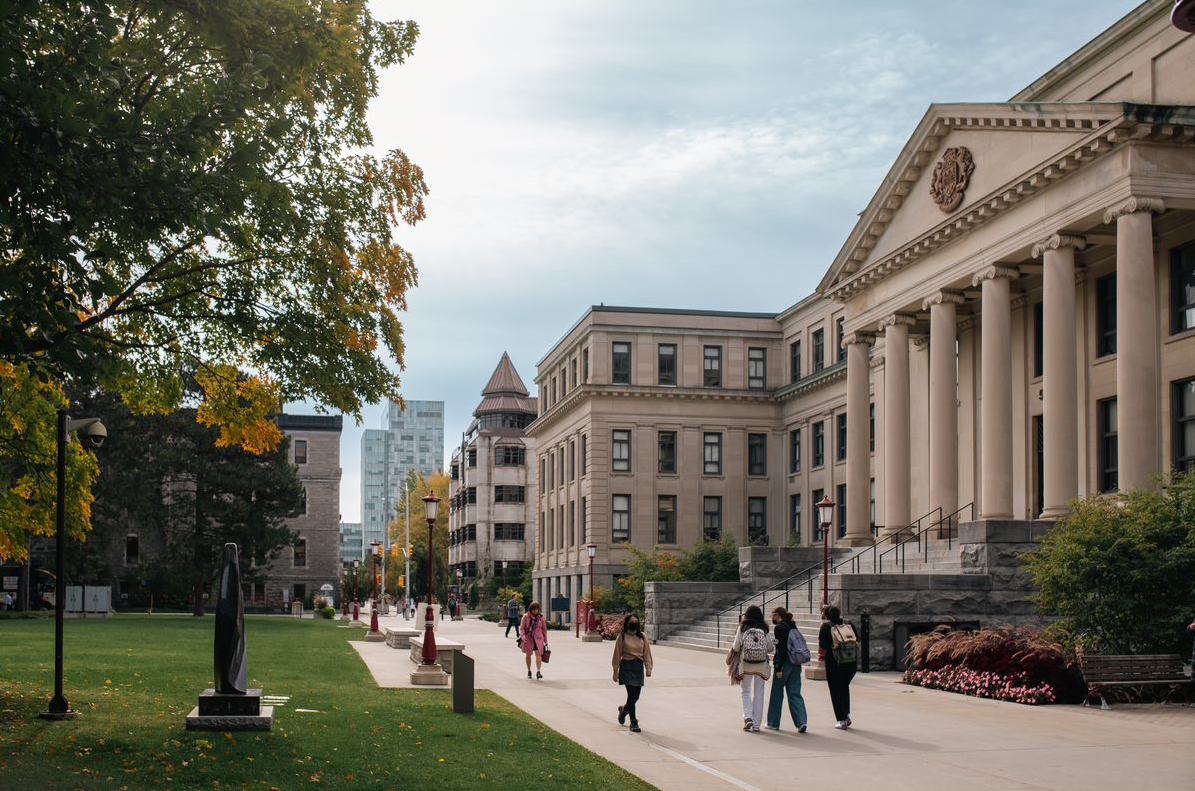
#> input picture ImageProcessing/input.png, 1195 x 791 px
$ python main.py --src_img_path input.png
#> lines starting #> are read from the running program, lines starting #| are printed output that depends on the picture
#> further down, src_img is the input picture: shape (791, 1195, 3); mean B, G, R 105.5, 116.6, 118.7
### ImageProcessing/image_converter.py
from time import sleep
import cv2 as cv
import numpy as np

class ImageConverterArgs:
	'''
		This class is a bundle of geometrical arguments used by ImageConverter class.
	'''

	def __init__(self, blur_radius, canny_threshold_1, canny_threshold_2, hough_threshold, aperture_size, min_line_length, max_line_gap, rho, theta):
		# args to get blur_img
		self.blur_radius = blur_radius
		# args to get canny_img
		self.canny_threshold_1 = canny_threshold_1
		self.canny_threshold_2 = canny_threshold_2
		self.aperture_size = aperture_size
		# args to get line_segs
		self.hough_threshold = hough_threshold
		self.min_line_length = min_line_length
		self.max_line_gap = max_line_gap
		self.rho = rho
		self.theta = theta

		self._calibrate()

	def _calibrate(self):
		'''
			Private function
		'''
		if self.blur_radius % 2 == 0:
			self.blur_radius += 1 # blur radius must be odd
		if self.aperture_size % 2 == 0:
			self.aperture_size += 1 # aperture size must be odd

class ImageConverter:
	'''
		This class is used to convert the source image to the line segments
		using OpenCV library.
	'''

	def __init__(self, src_img, args: ImageConverterArgs, debug=False):
		self.src_img = src_img
		self.args = args
		self.debug = debug

	def convert(self):
		'''
			Convert the source image to the images with line segments.
		'''
		# from src_img to gray_scale_img
		gray_scale_img = cv.cvtColor(self.src_img, cv.COLOR_RGB2GRAY)
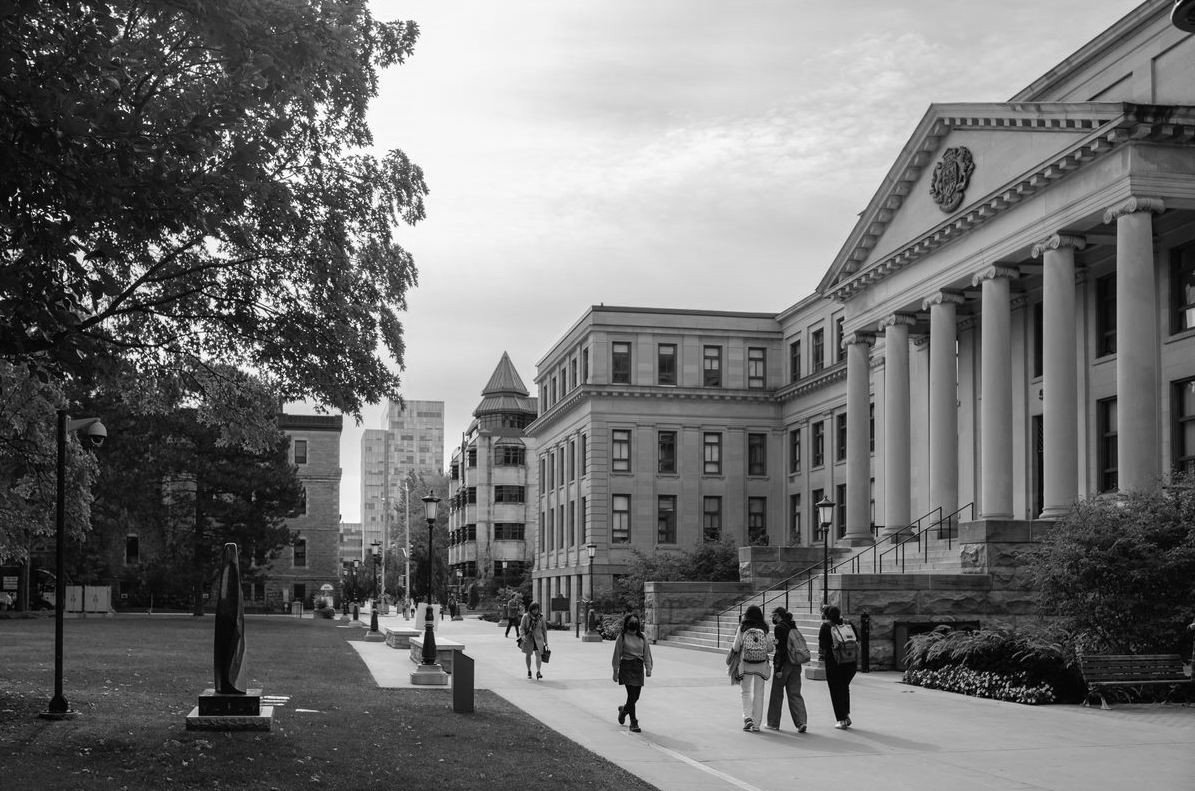
#> gray_scale_img: shape (791, 1195); min 0, max 255, mean 113.5
		if self.debug:
			cv.imshow("gray_scale_img", gray_scale_img)

		# from gray_scale_img to blur_img
		gaussian_kernal_size = (self.args.blur_radius, self.args.blur_radius)
		blur_img = cv.GaussianBlur(gray_scale_img, gaussian_kernal_size, 0)
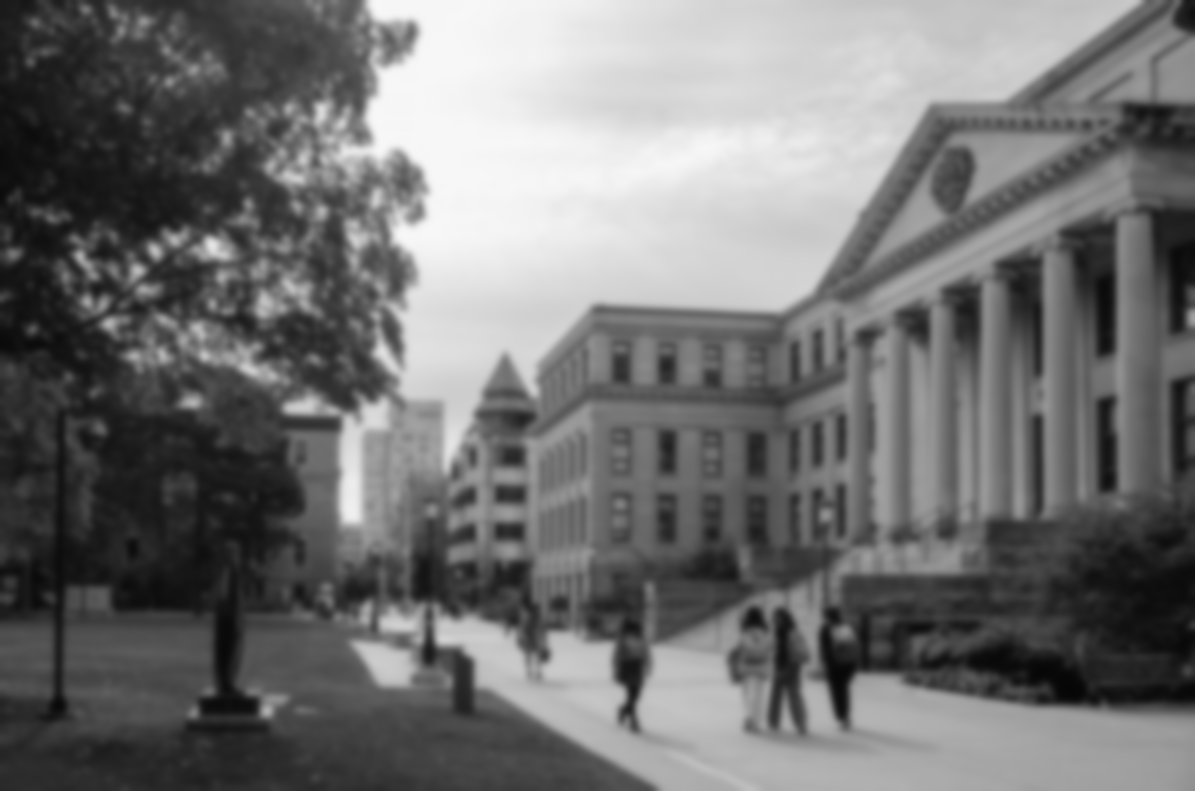
#> blur_img: shape (791, 1195); min 6, max 247, mean 113.5
		if self.debug:
			cv.imshow("blur_img", blur_img)

		# use canny edge detection to dectect edges in blur_img
		canny_img = cv.Canny(blur_img,
							 self.args.canny_threshold_1,
							 self.args.canny_threshold_2,
							 apertureSize=self.args.aperture_size)
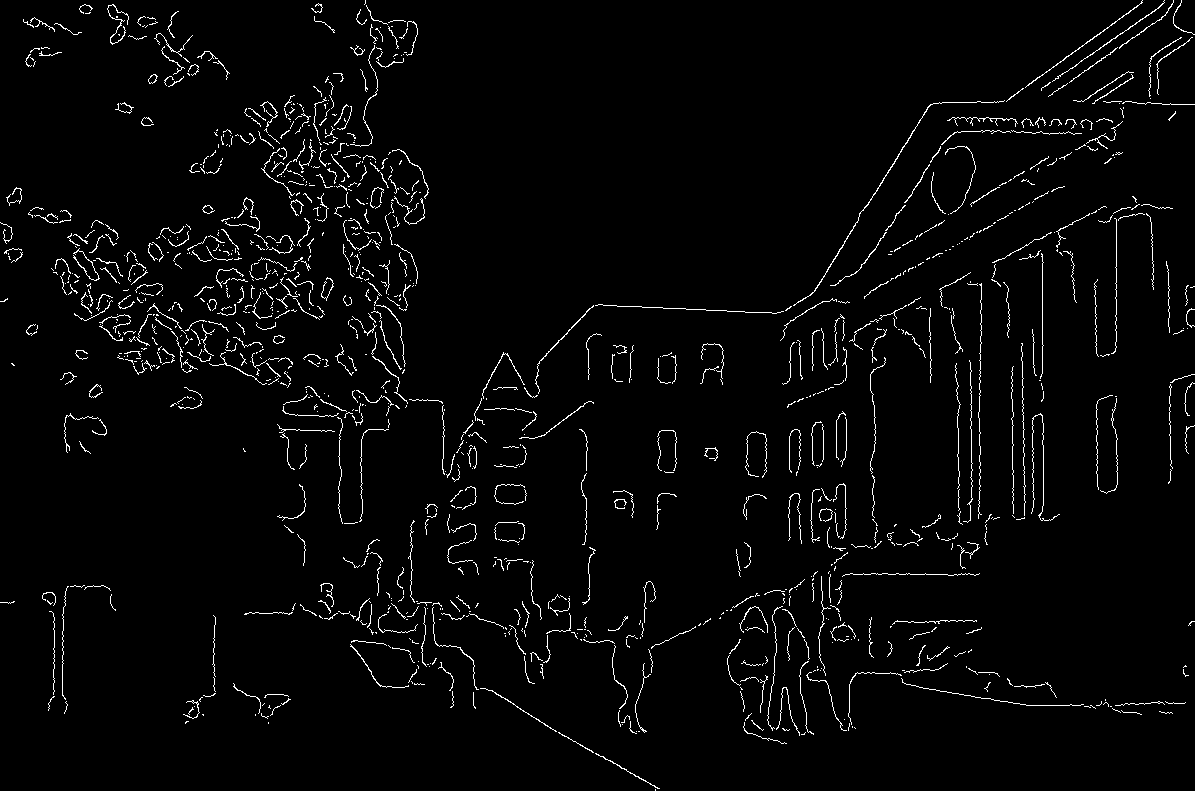
#> canny_img: shape (791, 1195); 2.7% white in thin lines or dots
		if self.debug:
			cv.imshow("canny_img", canny_img)

		# get line segments from canny_img
		line_segments = cv.HoughLinesP(canny_img, self.args.rho, self.args.theta,
									self.args.hough_threshold,
									minLineLength=self.args.min_line_length,
									maxLineGap=self.args.max_line_gap)
#> line_segments = 1744 rows, first 6: [352, 395, 360, 404], [1062, 87, 1122, 44], [551, 428, 588, 401], [457, 464, 459, 471], [475, 418, 482, 420], [1042, 373, 1042, 254]

		# draw line segments to the result image
		lines = []
		res_img = np.zeros(self.src_img.shape, np.uint8)
		line_color = (0, 255, 0)
		if line_segments is not None:
			for i in range(0, len(line_segments)):
				p1 = (line_segments[i][0][0], line_segments[i][0][1])
				p2 = (line_segments[i][0][2], line_segments[i][0][3])
				lines.append((p1, p2))
				cv.line(res_img, p1, p2, line_color, 1, cv.LINE_AA)
#> this loop made 1744 passes
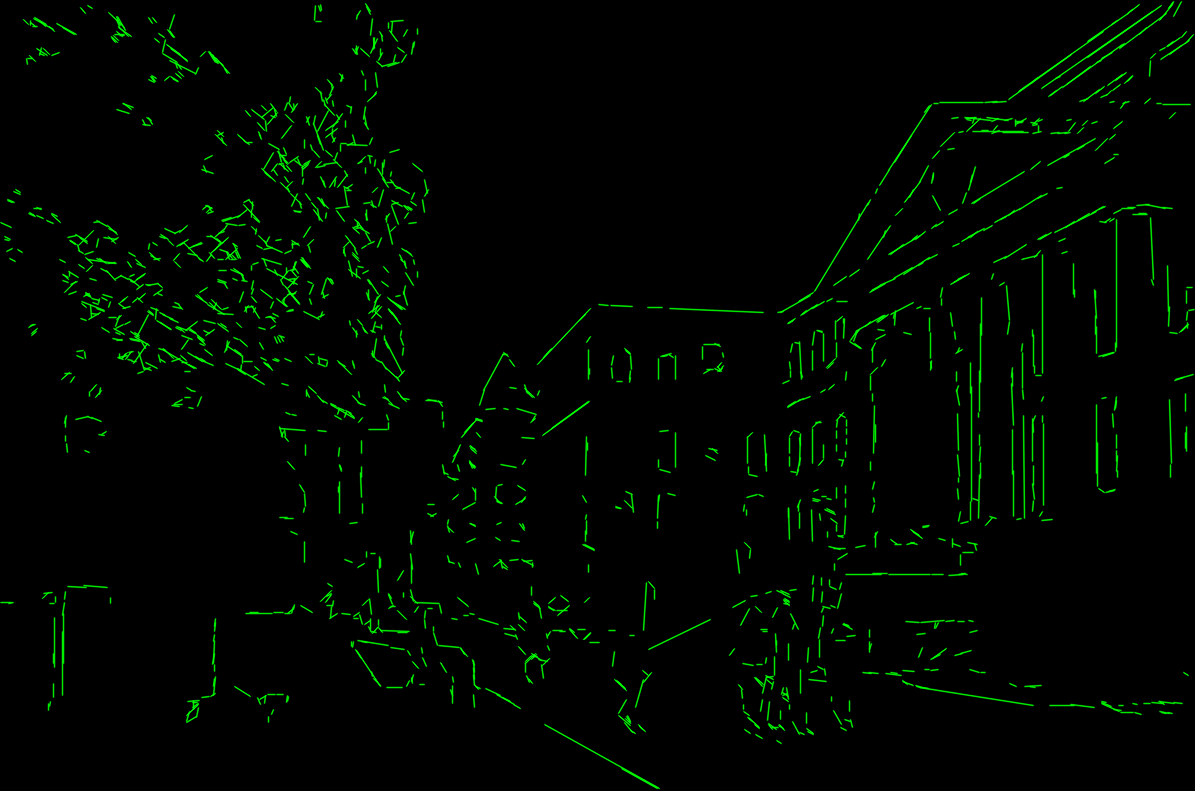
#> res_img: shape (791, 1195, 3); mean of channels 0, 1, 2 0, 6.8, 0; drawn as B, G, R
#> after the loop, lines = 1744 items

		if self.debug:
			cv.imshow("res_img", res_img)

		return lines

### ImageProcessing/main.py
import argparse
import cv2 as cv
import numpy as np
import os
from image_converter import *

# main program entry point
if __name__ == "__main__":
	# parse the command-line args
	parser = argparse.ArgumentParser()
	parser.add_argument("--debug", dest="debug", action="store_true", help="Enable debug outputs.")
	parser.set_defaults(debug=False)
	parser.add_argument("--src_img_path", required=True, dest="src_img_path", action="store", type=str, help="Path to the source image")
	cmd_args = parser.parse_args()

	# read the source image
	src_img = cv.imread(cmd_args.src_img_path)
	image_converter_args = ImageConverterArgs(
		blur_radius=21,
		canny_threshold_1=60,
		canny_threshold_2=10,
		hough_threshold=8,
		aperture_size=3,
		min_line_length=5,
		max_line_gap=5,
		rho=1,
		theta=np.pi/180
	)

	# convert the source image
	image_converter = ImageConverter(src_img, image_converter_args, cmd_args.debug)
	image_converter.convert()

	if cmd_args.debug:
		cv.waitKey()


	# export line coordinates
	#if (input("Export path? (y/n): ").lower() == "y"):
	#	ExportPath(lineSegments)

def ExportPath(lineSegments):
	# create temp folder
	if not os.path.exists('../Temp'):
		os.makedirs('../Temp')

	# write lines
	file = open("../Temp/path.csv", "w")
	for i in range(len(lineSegments)):
		l = lineSegments[i][0]
		file.write(str(l[0]) + "," + str(l[1]) + "," + str(l[2]) + "," + str(l[3]) + "\n")

	file.close()
